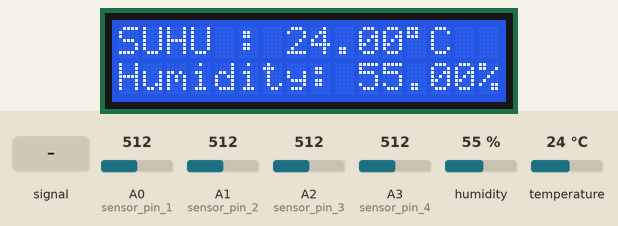
Bench run of a sketch on a simulated Arduino Uno, built with avr-gcc and run on an emulated ATmega328P. On the bench: 16×2 character LCD. The inputs (shaded band) are chosen by the test bench; at power-on: A1 (sensor_pin_2) = 512, A0 (sensor_pin_1) = 512, A2 (sensor_pin_3) = 512, A3 (sensor_pin_4) = 512, humidity 55 %, temperature 24 °C. What the sketch prints to the serial monitor is not drawn.

Above: at 2.6 s.
2.7 s: A1 (sensor_pin_2) set to 306
At 5.1 s:
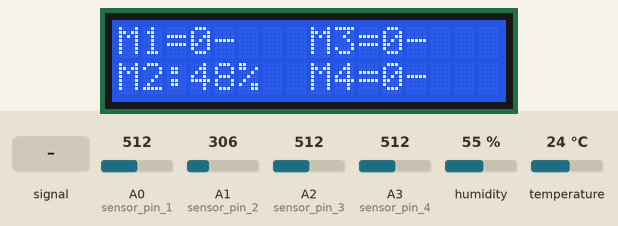
15.5 s: A0 (sensor_pin_1) fed a 1000 Hz sine of ±255 counts around its level
At 22.5 s:
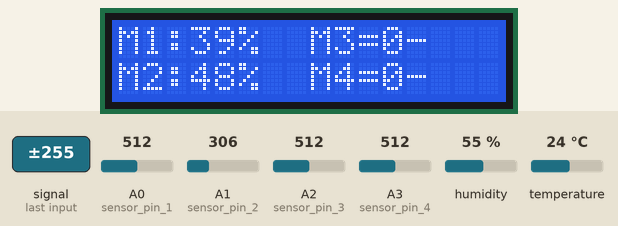
25.5 s: A0 (sensor_pin_1) set to 30
At 31.1 s:
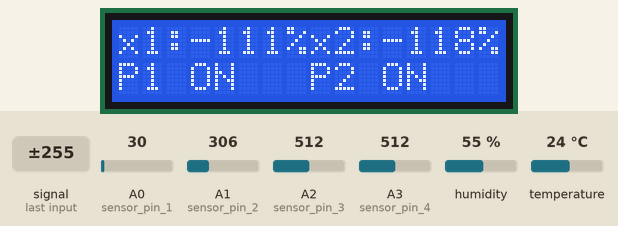
33.5 s: A1 (sensor_pin_2) fed a 1000 Hz sine of ±255 counts around its level
At 40.8 s:
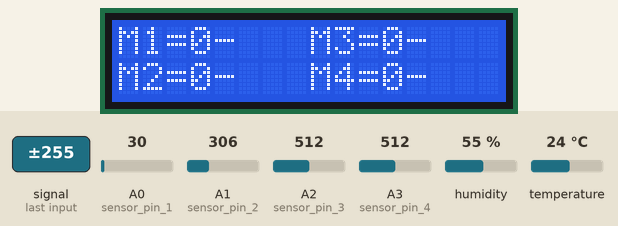
Timing chart, 0 to 42.3 s (numbered marks = the images above; inputs shaded):
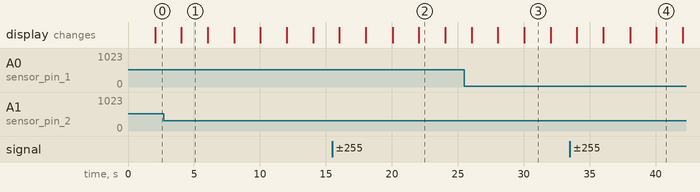

Measured:
- after the input at 2.7 s, the display: changes after 1.3 s (image 1)
- what the display in image 1 shows lasts 2.0 s, from 4.0 s to 6.0 s

The sketch:

PutS_PumpC-Capacitive_V1.ino
```cpp
#include <DHT.h>
#include <LCD_I2C.h>
#define DHTTYPE DHT11
#define DHTPIN 5
DHT dht(DHTPIN, DHTTYPE);

//ideal moisture for plant (you can replace it with another value whatever you want)
int ideal_sm = 70;

//all variable
int sensor_pin_1 = A0; // Soil Sensor input at Analog PIN A0
int sensor_pin_2 = A1; // Soil Sensor input at Analog PIN A1
int sensor_pin_3 = A2; // Soil Sensor input at Analog PIN A2
int sensor_pin_4 = A3; // Soil Sensor input at Analog PIN A3

double output_value_1, output_value_2, output_value_3, output_value_4;   //read for each analogpin
float m1, m2, m3, m4, p1, p2, p3, p4; // mn for moisture yang kebaca di sensor n, pn for persamaan untuk sensor n

int relayPin1 = 6;
int relayPin2 = 3;
int mean1, mean2;

//used to LCD display tracking
unsigned long previousMillis = 0;
const long interval = 2000; // 2 sec
int state = 0; // for tracking displayed text

LCD_I2C lcd(0x27, 16, 2);

//two point callib

#define callib //uncomment this for using your own calibration data (edit from line 22 to 31, replace it with you own data)

//void-voidan
// void dht_data(){ //uncomment this if only dht data update needed
//   float humid = dht.readHumidity();
//   float temp = dht.readTemperature();
// }

void dht_data_lcd(){
  float humid = dht.readHumidity();
  float temp = dht.readTemperature();
  lcd.clear();
  lcd.setCursor(0,0);
  lcd.print("SUHU : ");
  lcd.print(temp);
  lcd.print((char)223);
  lcd.print("C");

  lcd.setCursor(0,1);
  lcd.print("Humidity: ");
  lcd.print(humid);
  lcd.print("%");
}

void mc_data_exc(){
  output_value_1 = analogRead(sensor_pin_1);
  p1 = -3.34 + (0.0253 * output_value_1) + (-4.08e-5 * pow(output_value_1, 2)); // Corrected exponentiation 1
  m1 = p1*100-10;

  output_value_2 = analogRead(sensor_pin_2);
  p2 = -3.34 + (0.0253 * output_value_2) + (-4.08e-5 * pow(output_value_2, 2)); // Corrected exponentiation 2
  m2 = p2*100-10;

  output_value_3 = analogRead(sensor_pin_3);
  p3 = -3.34 + (0.0253 * output_value_3) + (-4.08e-5 * pow(output_value_3, 2)); // Corrected exponentiation 3
  m3 = p3*100-10;

  output_value_4 = analogRead(sensor_pin_4);
  p4 = -3.34 + (0.0253 * output_value_4) + (-4.08e-5 * pow(output_value_4, 2)); // Corrected exponentiation 4
  m4 = p4*100-10;

  //mean m1 and m2, m3 and m4, for running relay and pump
  mean1 = (m1 + m2)/2; // mean of ov1 and ov2
  mean2 = (m3 + m4)/2; // mean of ov3 and ov4

  //if mean <= ideal soil moisture, pump on
  if(mean1 <= ideal_sm){
    digitalWrite(relayPin1, LOW);
    if(mean1 < 2){
      digitalWrite(relayPin1, HIGH);
    }
  }
  else{
    digitalWrite(relayPin1, HIGH);
  }

  if(mean2 <= ideal_sm){
    digitalWrite(relayPin2, LOW);
    if(mean2 < 2){
      digitalWrite(relayPin2, HIGH);
    }
  }
  else{
    digitalWrite(relayPin2, HIGH);
  }
}


void mc_lcd(){
  lcd.clear();

  lcd.setCursor(0,0);
  if (m1 < 0){
    lcd.print("M1=0-");
  } else{
    lcd.print("M1:");
    lcd.print(m1, 0);
    lcd.print("% ");
    Serial.println(m1,0);
  }

  lcd.setCursor(0,1);
  if (m2 < 0){
    lcd.print("M2=0-");
  } else{
    lcd.print("M2:");
    lcd.print(m2,0);
    lcd.print("% ");
  }

  lcd.setCursor(8,0); // set placement for M3 in LCD, since it 16char with 2 line, so set to (8,0)
   if (m3 < 0){
    lcd.print("M3=0-");
  } else{
    lcd.print("M3:");
    lcd.print(m3,0);
    lcd.print("% ");
  }

  lcd.setCursor(8,1); // set placement for M3 in LCD, since it 16char with 2 line, so set to (8,0)
  if (m4 < 0){
    lcd.print("M4=0-");
  } else{
    lcd.print("M4:");
    lcd.print(m4,0);
    lcd.print("% ");
  }

}

void on_off_pump_lcd(){
  lcd.clear();

  lcd.setCursor(0,0);
  lcd.print("x1:"); //displaying mean1 value
  lcd.print(mean1);
  lcd.print("% ");

  lcd.setCursor(0,1);
   if(mean1 <= ideal_sm){
    lcd.print("P1 ON");
  }
  else {
    lcd.print("P1 OFF");
  }

  lcd.setCursor(8,0); // set placement for 2nd motor in LCD, since it 16char with 2 line, so set to (8,0)
  lcd.print("x2:"); //displaying mean2 value
  lcd.print(mean2);
  lcd.print("% ");

  lcd.setCursor(8,1); // set placement for 2nd motor in LCD
  if(mean2 <= ideal_sm){
    lcd.print("P2 ON");
  }
  else {
    lcd.print("P2 OFF");
  }
};

void setup(){
  lcd.begin();
  Serial.begin(9600);
  lcd.backlight();
  pinMode(sensor_pin_1, INPUT);
  pinMode(sensor_pin_2, INPUT);
  pinMode(sensor_pin_3, INPUT);
  pinMode(sensor_pin_4, INPUT);
  dht.begin();
}

void loop(){
  mc_data_exc(); // call void function mc_data_exc


 unsigned long currentMillis = millis();

  if (currentMillis - previousMillis >= interval) {
    previousMillis = currentMillis; // Reset time

    //lcd.clear(); // delete LCD display before update to new text

    lcd.clear(); // delete LCD display before update to new text

    // choose function according to state
    if (state == 0) {
      dht_data_lcd();
    } else if (state == 1) {
      mc_lcd();
    } else if (state == 2) {
      on_off_pump_lcd();
    }

    state = (state + 1) % 3; // Loop from 0 to 1 to 2 then back to 0
  }

}
```
